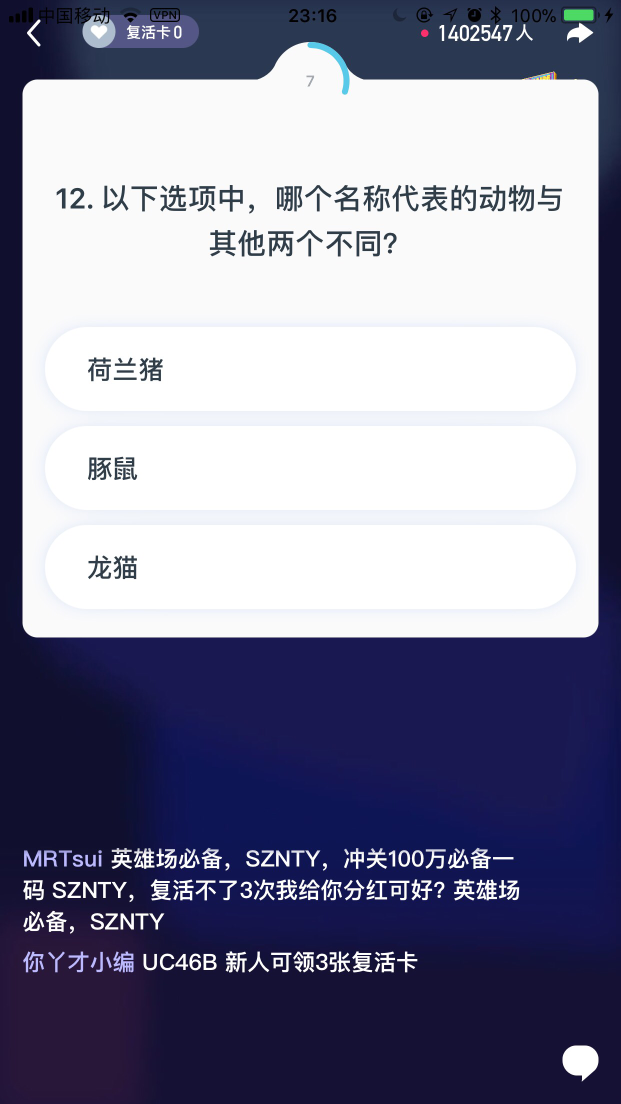
#> input picture screenshot.png, 1242 x 2208 px, found by its file name (shown at 1/2 size)
$ python ocr.py
#> lines starting #> are read from the running program, lines starting #| are printed output that depends on the picture; after the words box and inside, x2 and y2 are one past the last pixel; in counts of white or black regions, pixels touching at a corner belong together
#> further down, image is the input picture: PIL image 1242x2208 RGB; mean R, G, B 133, 133.4, 155.9
# -*- coding: utf-8 -*-

# @Author  : wowliao
# @Time    : 2018/1/16 23:39
# @desc    :

from PIL import Image
import pytesseract
from PIL import ImageFilter

# 二值化算法
def binarizing(img,threshold):
    pixdata = img.load()
    w, h = img.size
    for y in range(h):
        for x in range(w):
            if pixdata[x, y] < threshold:
                pixdata[x, y] = 0
            else:
                pixdata[x, y] = 255
    return img


# 去除干扰线算法
def depoint(img):   #input: gray image
    pixdata = img.load()
    w,h = img.size
    for y in range(1,h-1):
        for x in range(1,w-1):
            count = 0
            if pixdata[x,y-1] > 245:
                count = count + 1
            if pixdata[x,y+1] > 245:
                count = count + 1
            if pixdata[x-1,y] > 245:
                count = count + 1
            if pixdata[x+1,y] > 245:
                count = count + 1
            if count > 2:
                pixdata[x,y] = 255
    return img

def ocr_img(image):

    # 切割题目和选项位置，左上角坐标和右下角坐标,自行测试分辨率
    #question_im = image.crop((45, 425, 1150, 780)) # iPhone 7P 冲顶大会
    question_im = image.crop((45, 240, 1200, 600)) # iPhone 7P 芝士超人，西瓜视频
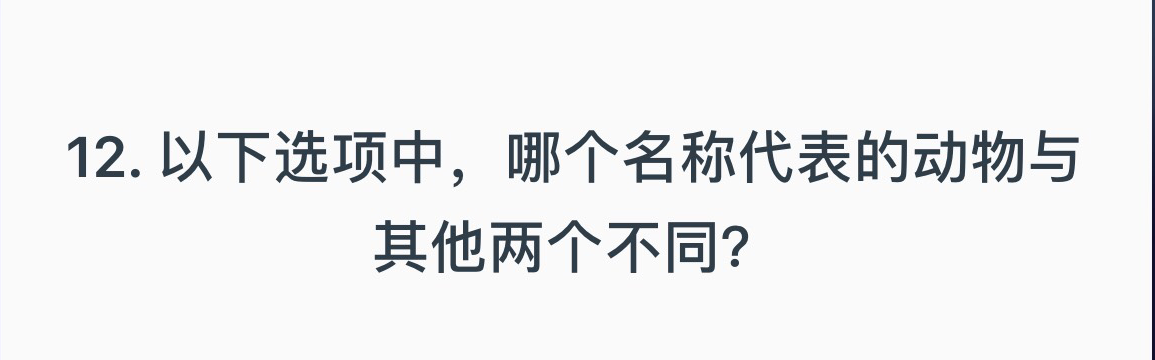
#> question_im: PIL image 1155x360 RGB; mean R, G, B 238, 238.7, 239.5

    #choices_im = image.crop((45, 790, 1167, 1450)) # iPhone 7P 冲顶大会
    choices_im = image.crop((58, 580, 1216, 1280)) # iPhone 7P 芝士超人，西瓜视频
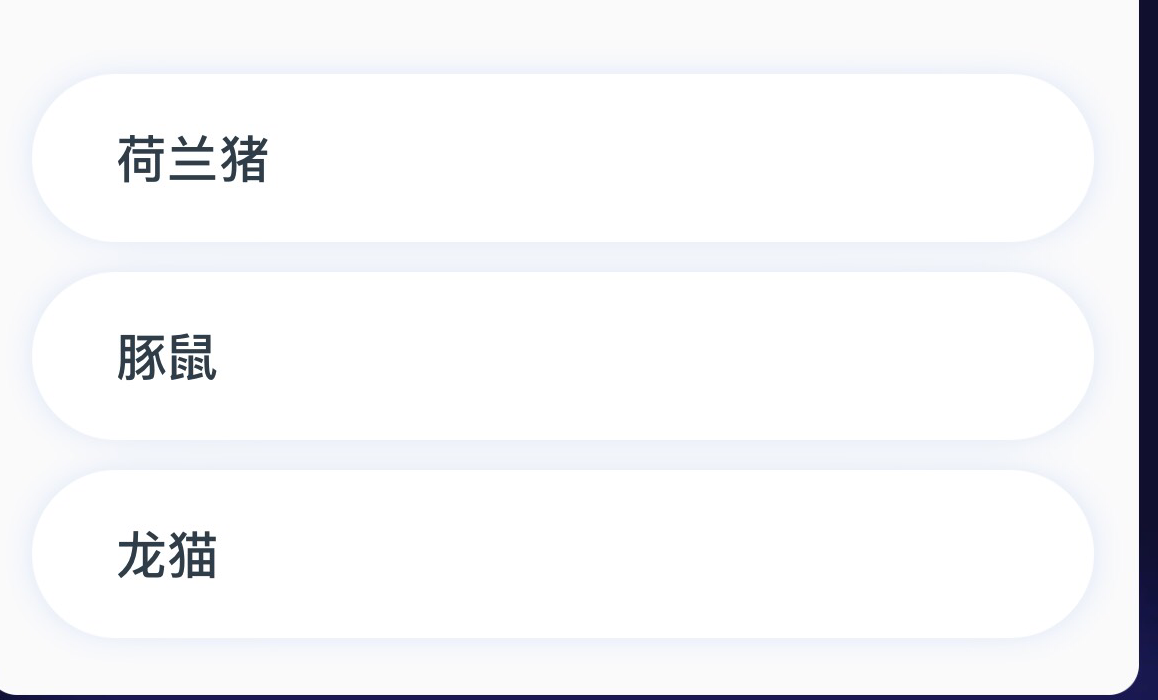
#> choices_im: PIL image 1158x700 RGB; mean R, G, B 244.6, 245.1, 247


    # 边缘增强滤波,不一定适用
    #question_im = question_im.filter(ImageFilter.EDGE_ENHANCE)
    #choices_im = choices_im.filter(ImageFilter.EDGE_ENHANCE)

    # 转化为灰度图
    question_im = question_im.convert('L')
#> question_im: PIL image 1155x360 L
    choices_im = choices_im.convert('L')
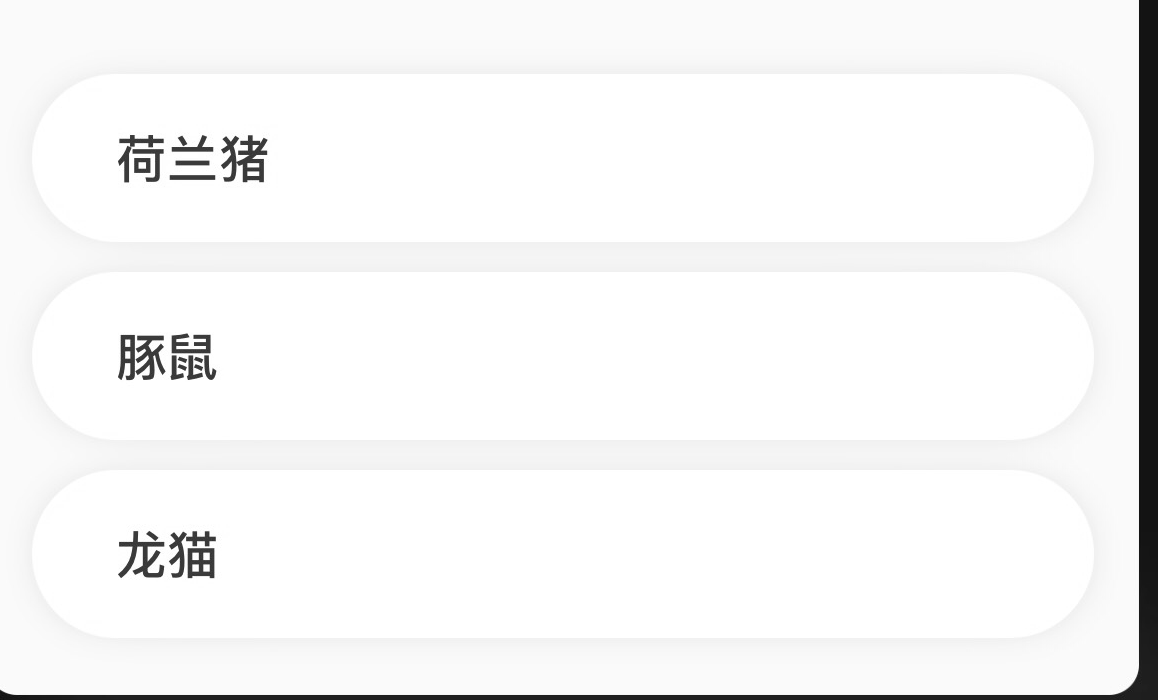
#> choices_im: PIL image 1158x700 L; min 15, max 255, mean 245.2
    # 把图片变成二值图像
    question_im = binarizing(question_im, 190)
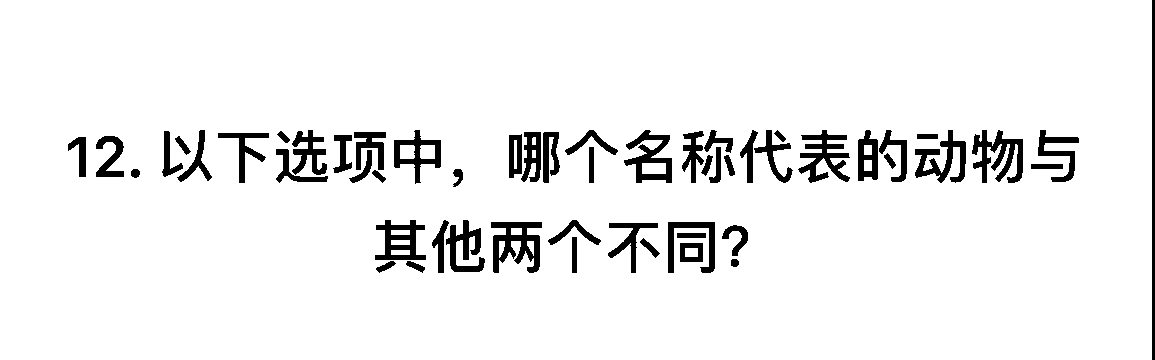
#> question_im: PIL image 1155x360 L; 93.8% white; 55 black regions, largest, box (x1, y1, x2, y2) and area: (491, 222, 542, 273) 1432, (972, 130, 1023, 183) 1346, (798, 130, 850, 183) 1258
    choices_im = binarizing(choices_im, 190)
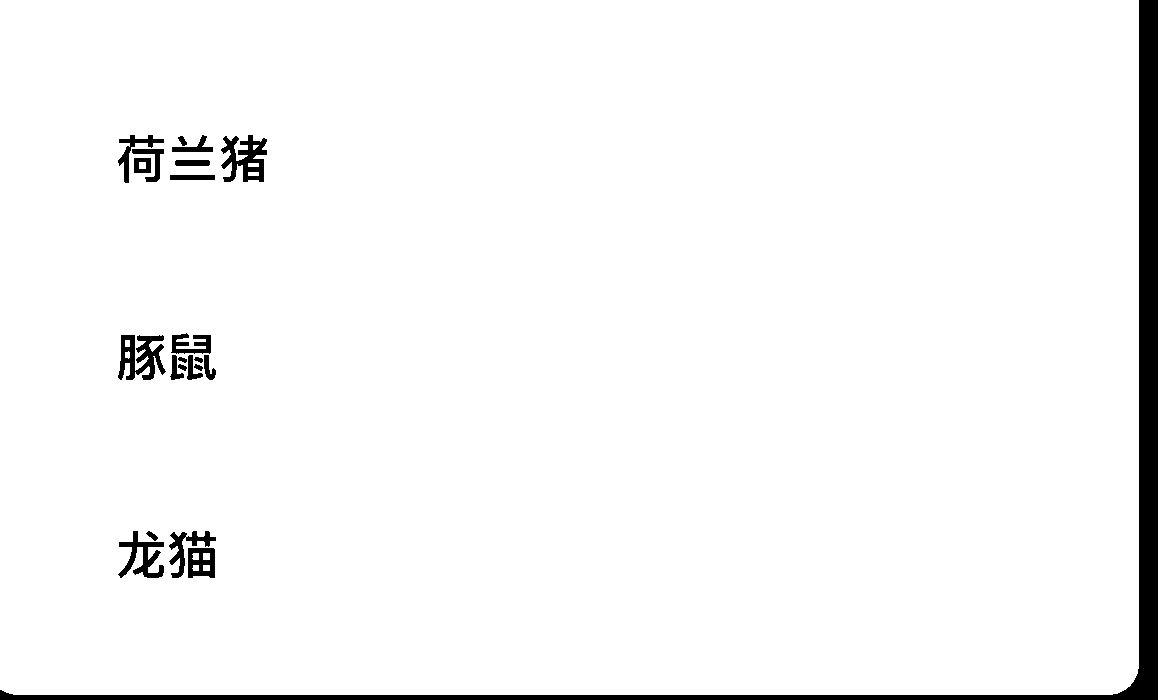
#> choices_im: PIL image 1158x700 L; 96.7% white; 22 black regions, largest, box (x1, y1, x2, y2) and area: (0, 0, 1158, 700) 19234, (118, 335, 166, 380) 1216, (221, 135, 267, 182) 1188
    #img=depoint(choices_im)
    #img.show()

    # mac 环境 记得自己安装训练文件
    # tesseract 路径
    pytesseract.pytesseract.tesseract_cmd = '/usr/local/Cellar/tesseract/3.05.01/bin/tesseract'
    # 语言包目录和参数
    tessdata_dir_config = '--tessdata-dir "/usr/local/Cellar/tesseract/3.05.01/share/tessdata/" --psm 6'

    # lang 指定中文简体
#> (the run stopped early here; a loop or call above may not have finished)
